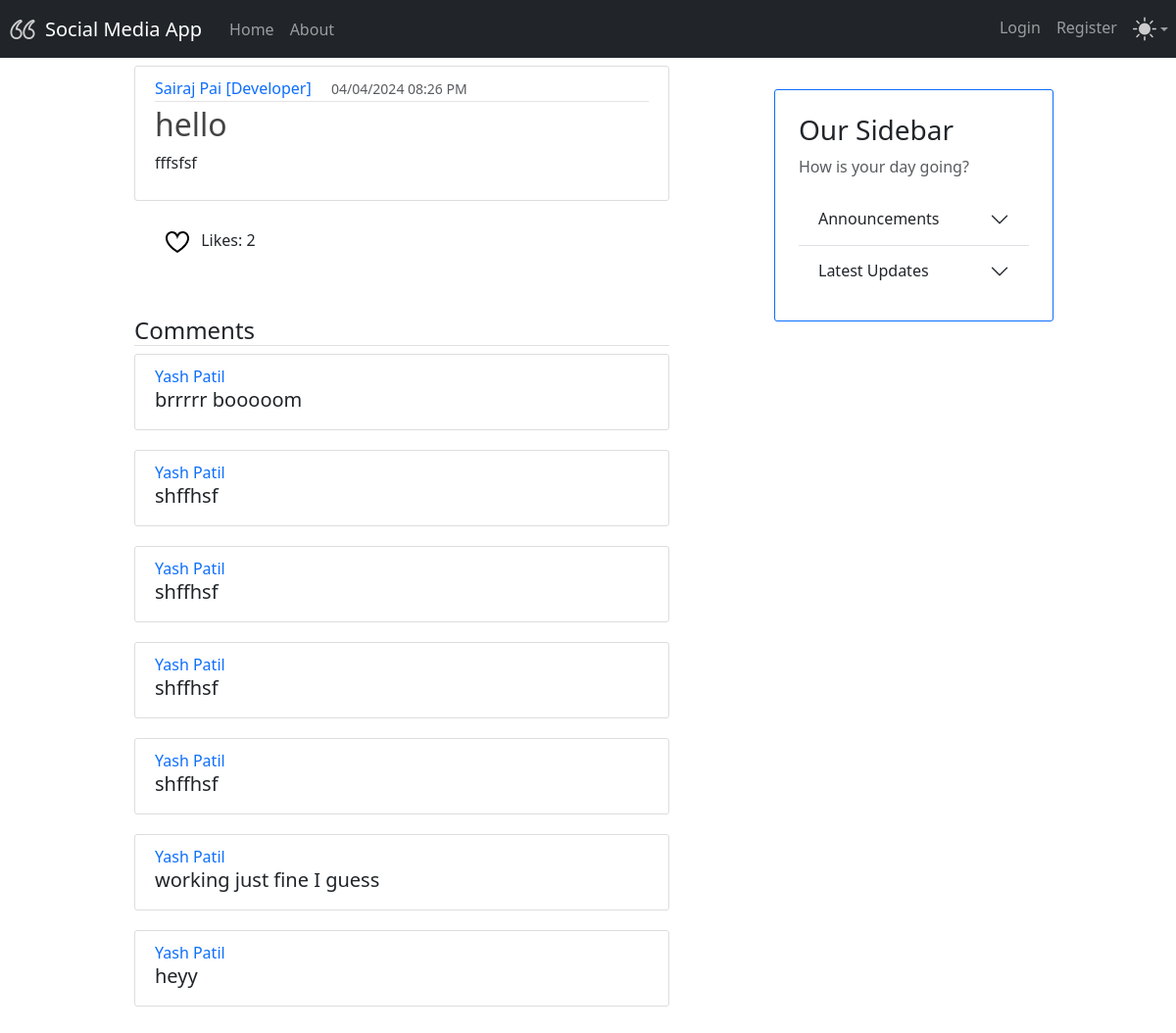
/post/1, run on the app's committed database.
### models.py (models this page shows, shortened)
class Base(DeclarativeBase): # pylint: disable=too-few-public-methods
    pass

class User(Base, UserMixin): # pylint: disable=too-few-public-methods
    __tablename__ = "user_account"
    username: Mapped[str] = mapped_column(primary_key=True)
    fullname: Mapped[str] = mapped_column(nullable=False)
    email: Mapped[str] = mapped_column(nullable=False, unique=True)
    password: Mapped[str] = mapped_column(nullable=False)
    profile_pic_url: Mapped[Optional[str]] = mapped_column(default="user.png")
    posts: Mapped[List["Posts"]] = relationship(back_populates="owner")

class Posts(Base): # pylint: disable=too-few-public-methods
    __tablename__ = "posts"
    id: Mapped[int] = mapped_column(primary_key=True)
    title: Mapped[str] = mapped_column(nullable=False)
    text: Mapped[str] = mapped_column(nullable=False)
    image: Mapped[Optional[str]] = mapped_column()
    likes: Mapped[List["Likes"]] = relationship(back_populates="post")
    timestamp: Mapped[int] = mapped_column(nullable=False)
    owner_id: Mapped[str] = mapped_column(ForeignKey("user_account.username"))
    owner: Mapped["User"] = relationship(back_populates="posts")
    comments: Mapped[List["Comments"]] = relationship(back_populates="post")
    no_of_likes = column_property(
        select(func.count(Likes.id))
        .where(Likes.liked_post_id == id)
        .scalar_subquery()
    )

class Comments(Base): # pylint: disable=too-few-public-methods
    __tablename__ = "comments"
    id: Mapped[int] = mapped_column(primary_key=True)
    text: Mapped[str] = mapped_column(nullable=False)
    creator_id: Mapped[str] = mapped_column(ForeignKey("user_account.username"))
    created_by: Mapped["User"] = relationship()
    post_id: Mapped[int] = mapped_column(ForeignKey("posts.id"))
    post: Mapped["Posts"] = relationship()

### app.py (the view)
@app.route("/post/<int:post_id>", methods=['GET', 'POST'])
def post(post_id):
    post = db.session.execute(db.select(Posts).where(Posts.id == post_id)).scalar_one_or_none()
    comments_list = post.comments[::-1] if post.comments else []
    print(comments_list)
    tz = timezone("Asia/Kolkata")
    if current_user.is_authenticated:
        has_liked = db.session.execute(select(Likes)
                                       .where(Likes.liked_by_id == current_user.username)
                                       .where(Likes.liked_post_id == post_id)
                                       ).scalar_one_or_none()
        form = CommentForm(text="")
        if form.validate_on_submit() :
            comment = Comments(
                        text=form.text.data,
                        created_by=current_user,
                        post_id = post_id,
                        )
            db.session.add(comment)
            post.comments.append(comment)
            comment.created_by = current_user
            db.session.commit()
            flash('Comment Created!', 'success')
            return redirect(url_for("post", post_id=post_id))
        return render_template('post.html', post=post,datetime=datetime,comments=comments_list,form=form,tz=tz, has_liked=has_liked)
    else:
        return render_template('post.html', post=post,datetime=datetime,comments=comments_list,form=None,tz=tz)

### templates/post.html (shortened to what this page needs)
{% extends "layout.html" %}
{% import "macros.html" as macro %}
{% block content %}
<article class="media content-section card">
    {{ macro.render_post(post, datetime, tz) }}
</article>
<li class="button-container d-flex justify-content-between">
    <div class="mt-2 mb-4">
        <ul class="button" onclick="location.href='{{ url_for('like_post', post_id=post.id) }}';">
            {% if has_liked %}
                <img src="{{ url_for('static', filename='liked.svg') }}" class="me-2 likeButton invertOnDark">
            {% else %}
                <img src="{{ url_for('static', filename='notliked.svg') }}" class="me-2 likeButton invertOnDark">
            {% endif %}
            Likes: {{ post.no_of_likes }}
        </ul>
    </div>
</li>
        <div class="media-body">
        <h4 class="border-bottom mt-4">Comments</h4>
        {% for comment in comments %}
            <div class="media content-section">
                <div class="media-body">
                    <a class="text-decoration-none" href="#"> {{ comment.created_by.fullname }}</a>
                    <h5>{{ comment.text }}</h5>
                </div>
            </div>
        {% endfor %}
    </div>
<br>
{% endblock %}

### templates/layout.html (shortened to what this page needs)
<!DOCTYPE html>
<html lang="en">
<head>
    <link href="https://cdn.jsdelivr.net/npm/bootstrap@5.3.3/dist/css/bootstrap.min.css" rel="stylesheet">
    <link rel="stylesheet" type="text/css" href="{{ url_for('static', filename='main.css') }}">
</head>
<body>
    <nav class="navbar navbar-expand-md navbar-dark bg-dark mb-2">
         <img src="{{ url_for('static', filename='icon.png') }}" width="30" height="30" class="d-inline-block align-top me-2 ms-2 invert" alt="App Icon">
        <a class="navbar-brand mx-auto" href="#"> Social Media App</a>
        <div class="collapse navbar-collapse" id="navbarNav">
            <ul class="navbar-nav">
                <li class="nav-item active">
                    <a class="nav-link" href="{{ url_for('home') }}">Home </a>
                </li>
                <li class="nav-item">
                    <a class="nav-link" href="{{ url_for('about') }}">About</a>
                </li>
            </ul>
            <ul class="navbar-nav ms-auto">
                {% if not current_user.is_authenticated %}
                    <li class="nav-item">
                        <a class="nav-link" href="{{ url_for('login') }}">Login</a>
                    </li>
                    <li class="nav-item">
                        <a class="nav-link" href="{{ url_for('register') }}">Register</a>
                    </li>
                {% endif %}
                <li class='nav-item dropdown bg-dark'>
                    <button aria-expanded='false' class='btn btn-link nav-link py-2 px-0 px-lg-2 dropdown-toggle d-flex align-items-center' data-bs-toggle='dropdown' type='button'>
                        <img id = "theme-icon" class="invert" src="{{ url_for('static', filename='sun.svg') }}"> </img>
                    </button>
                </li>
            </ul>
        </div>
    </nav>
    <div class="container">
        <div class="row align-items-start">
            <div class="col-md-6 offset-md-1 col-12">
                {% block content %}
                {% endblock %}
            </div>
            <div class="col-md-3 offset-md-1 col-10 offset-1 p-4 mt-4 border border-primary content-section">
                <div class="sidebar">
                    <h3>Our Sidebar</h3>
                    <p class='text-muted'>How is your day going?</p>
                    <div class="accordion accordion-flush" id="accordionFlushExample">
                        <div class="accordion-item">
                            <h2 class="accordion-header" id="flush-headingOne">
                                <button class="accordion-button collapsed" type="button" data-bs-toggle="collapse" data-bs-target="#flush-collapseOne" aria-expanded="false" aria-controls="flush-collapseOne">
                                    Announcements
                                </button>
                            </h2>
                        </div>
                        <div class="accordion-item">
                            <h2 class="accordion-header" id="flush-headingTwo">
                                <button class="accordion-button collapsed" type="button" data-bs-toggle="collapse" data-bs-target="#flush-collapseTwo" aria-expanded="false" aria-controls="flush-collapseTwo">
                                    Latest Updates
                                </button>
                            </h2>
                        </div>
                    </div>
                </div>
            </div>
        </div>
    </div>
</body>
</html>

### templates/macros.html (shortened to what this page needs)
{% macro render_post(post, datetime, tz) -%}
    <div class="media-body">
        <div class="article-metadata">
            <a class="text-decoration-none me-3" href="#">{{ post.owner.fullname }}</a>
            <small class="text-muted">{{ datetime.fromtimestamp(post.timestamp, tz=tz).strftime('%d/%m/%Y %I:%M %p') }}</small>
        </div>
        <h2><a class="article-title text-decoration-none" href="{{ url_for('post',post_id=post.id) }}">{{ post.title }}</a></h2>
        <p class="article-content">{{ post.text }}</p>
    </div>
{%- endmacro %}

### static/main.css (style rules this page uses)
.content-section { //background: #ffffff; padding: 10px 20px; border: 1px solid #dddddd; border-radius: 8px; margin-bottom: 20px; }
#navbarNav { padding-left: 20px; }
.content-section { //background: #ffffff; padding: 10px 20px; border: 1px solid #dddddd; border-radius: 3px; margin-bottom: 20px; }
.article-title { color: #444444; }
.article-content { white-space: pre-line; }
.article-metadata { padding-bottom: 1px; margin-bottom: 4px; border-bottom: 1px solid #e3e3e3 }
.invert { filter: invert(80%); }

### data on the page
User: owner.fullname "Sairaj Pai [Developer]"
Posts: fromtimestamp "04/04/2024 08:26 PM", title "hello", text "fffsfsf"
Comments: created_by.fullname "Yash Patil", text "brrrrr booooom"
Comments: created_by.fullname "Yash Patil", text "shffhsf"
Comments: created_by.fullname "Yash Patil", text "shffhsf"
Comments: created_by.fullname "Yash Patil", text "shffhsf"
Comments: created_by.fullname "Yash Patil", text "shffhsf"
Comments: created_by.fullname "Yash Patil", text "working just fine I guess"
Comments: created_by.fullname "Yash Patil", text "heyy"

### other printed values
{{ post.no_of_likes }} "2"
